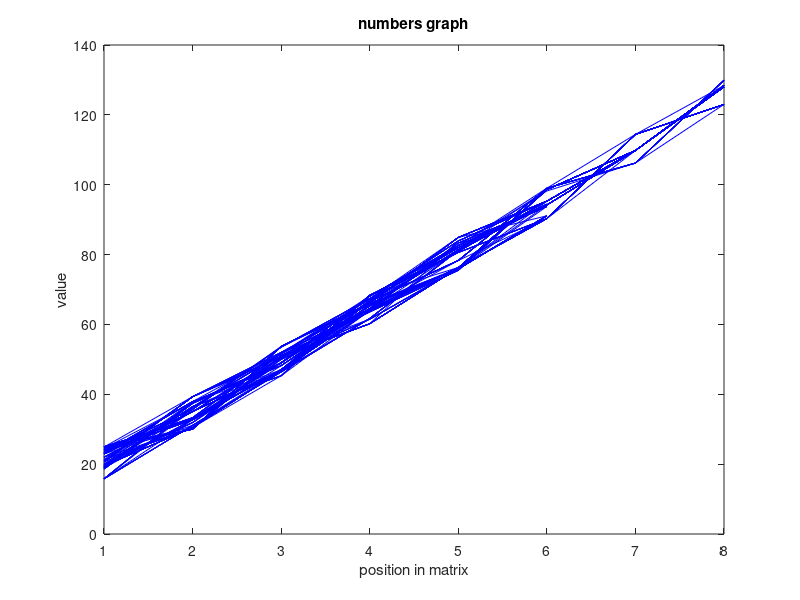
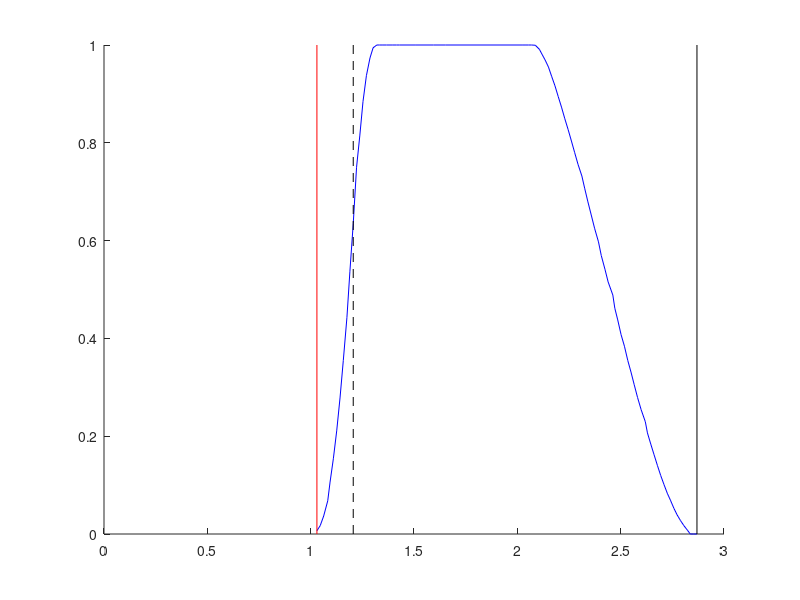

Recreate these plots in MATLAB, in order. (Note: this script raises an error after producing the figures.)
%% Question 1 - Analyzing Datafile.txt
%% section sets up variables needed for the code
close all
clear all
clc
validCount = 0;%sets count of valid lines
thresholdCount = 0;%sets count numbers above threshold
dataFileArray = {};%cell array to hold each line of the text
numbersVector = [];%to store all numeric data for computations.
numbersMatrix = [];%to store all numeric data for graphing.

%% section opens file and creates array in Matlab
fid = fopen('dataFile.txt');%opens file
nextLine = fgetl(fid); %Gets first line here.
linNum = 1;
while ischar(nextLine)%operates for all text lines of file until -1
    dataFileArray{linNum,1} = nextLine;%puts line as string in array
    linNum = linNum +1;
    nextLine = fgetl(fid);%gets next line when called.
end
fclose(fid);clear fid;clear nextLine;clear linNum%closes file

%% section for loop populates
for i = 1:length(dataFileArray)%goes through array and enables index i
    
    dataFileArray{i} = regexp(dataFileArray{i},'\s+','split');%splits into text and numbers
    numbers{i,1} = dataFileArray{i}{1};%puts number column in one array
    validity{i,1} = dataFileArray{i}{2};%puts text in a cell array
  
    numbers{i,1} = regexp(numbers{i,1},'-+','split');%further splits number array
    
    for j = 1:length(numbers{i,1})%indexes into numbers
        numbersVector = [numbersVector str2num(numbers{i}{j})];%creates different datatype for math
        if str2double(numbers{i}{j}) > 30.7%checks value at threshold
            thresholdCount = thresholdCount +1;%counts threshold
        end
    end   
    
    if strcmp(validity{i},'valid') == 1 %checks validity
        validCount = validCount +1;%counts the valid lines
        for j = 1:length(numbers{i,1})%indexes into numbers
        numbersMatrix(1,j) = str2num(numbers{i}{j});%converts to double
            figure(1)
            plot(numbersMatrix(1,:),'b-')%plots numbers based on valid lines
            hold on %retains plot
        end
    end 
end
figure(1)
title 'numbers graph'
xlabel 'position in matrix'
ylabel 'value'
%% section formats data from for loop
totalLines = length(dataFileArray);
corruptedLines = totalLines - validCount;
numbersAverage = mean(numbersVector);
stdNumbers = std(numbersVector);

%% section formats information to be presented
fprintf('Total number of lines: %d\n',totalLines)
fprintf('Number of valid lines: %d\n',validCount)
fprintf('Number of corrupt lines: %d\n',corruptedLines)
fprintf('Number of numbers greater than the threshold: %d\n',thresholdCount)
fprintf('mean of all the data: %.2f\n',numbersAverage)
fprintf('Std dev of all the data: %.2f\n',stdNumbers)

%% Problem 2 

%open file
FID = fopen('keyData.txt');
line = fgetl(FID);

%initialize arrays
positionArray = [ ];
timeArray = [ ];
timeStampMidiOn = [ ];
timeStampMidiOff = [ ];
timeStampOSCP = [ ];
positionOSCP = [ ];
lineNum = 1;%sets number of lines for the count
prevLine = { };

%while loop manipulates data
while ischar(line)
    split = regexp(line,'\s*','split');%splits lines to acces individual elements
    splitOld = regexp(prevLine,'\s*','split');%for previous data
     if regexp(line,'^/keylog/midi') == 1 %checks for directory
        if str2double(split{4})== 0 %verifies off/on
            timeStampMidiOff = [timeStampMidiOff str2double(split{5})];%stores data
        elseif str2double(split{4})~= 0%verifies off/on
            timeStampMidiOn = [timeStampMidiOn str2double(split{5})];%stores data
        end
     elseif regexp(line,'^/keylog/oscp') == 1 %looks for other directory
         splitrow = {split{1:end}};
       positionOSCP = str2double(splitrow{1,4});%next two lines gather data into rows
       timeStampOSCP = str2double(splitrow{1,5});
       positionArray = cat(2,positionArray,positionOSCP);%next two lines set up array
       timeArray = cat(2,timeArray,timeStampOSCP);
     else
         fprintf('Warning (line # %d): unhandled OSC path %s \n',lineNum,split{1})%formats data for printing
     end
     if length(split) == 5
        if str2double(split{4}) == 0.75%if statement gets pos and time values at .75
            pos1 = str2double(split{4});
            pos2 = str2double(splitOld{4});
            t1 = str2double(split{5});
            t2 = str2double(splitOld{5});         
            Velocity = (pos2 - pos1)/(t2 - t1);%calculates velocity
        end
     end
     prevLine = line;%stores previous line from text
     line = fgetl(FID);%gets next line
     lineNum = lineNum + 1;%counts lines
    
end

minPosition = min(timeArray);%two lines find min and max
maxPosition = max(timeArray);
 
%% section plots data on graph
figure(2);%calls figure
axis([0, 3, 0, 1]); 
hold on;%keeps grpah
plot(timeArray,positionArray,'b-');%plots main graph
plot([minPosition minPosition], [0 1], 'r-' );
plot([maxPosition maxPosition], [0 1], 'k-' );
plot([t2 t2], [0 1], 'k--')
%next lines format figure with labels and legend
hold on;
legend('position','Start Time','End Time','Position');
title('Key Position vs Time');
xlabel('Time (in Seconds)');
ylabel('Position');